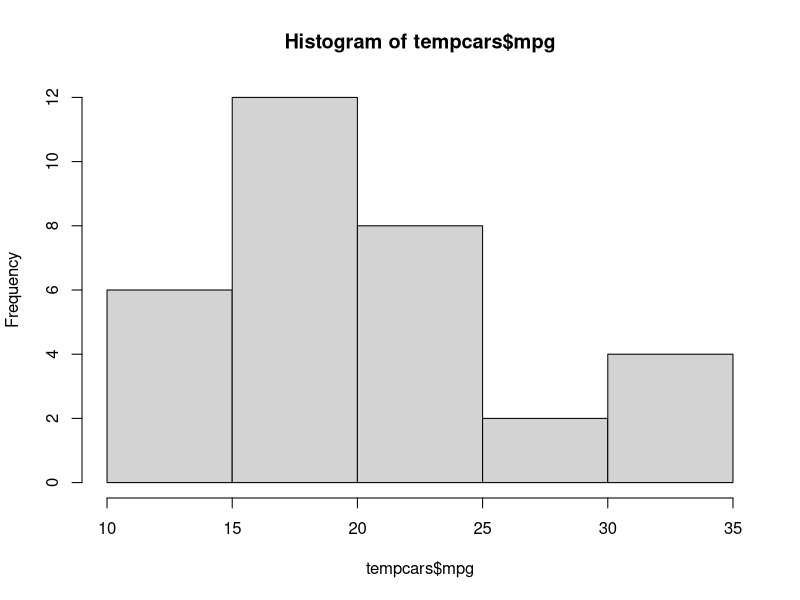
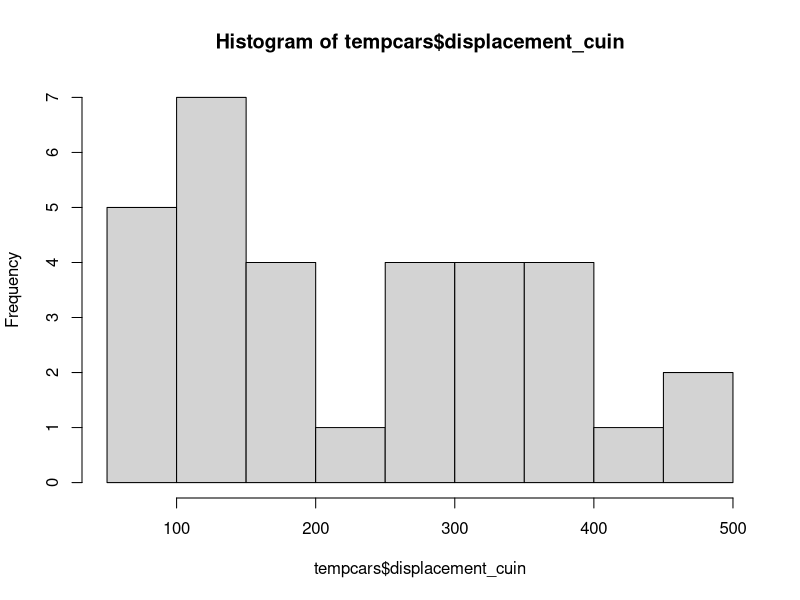
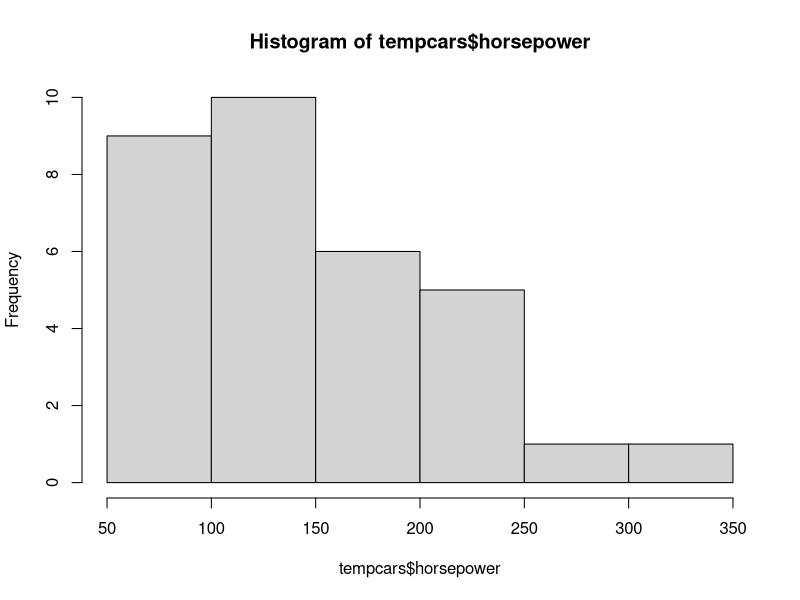
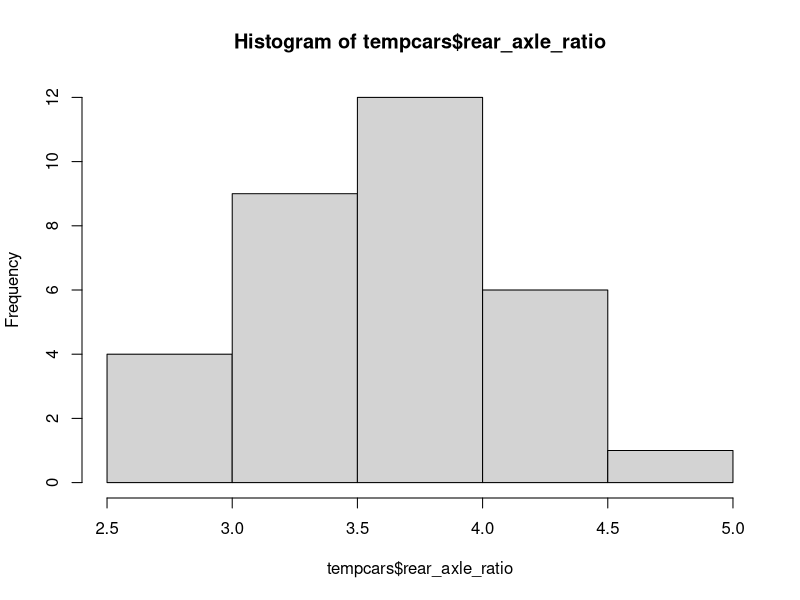
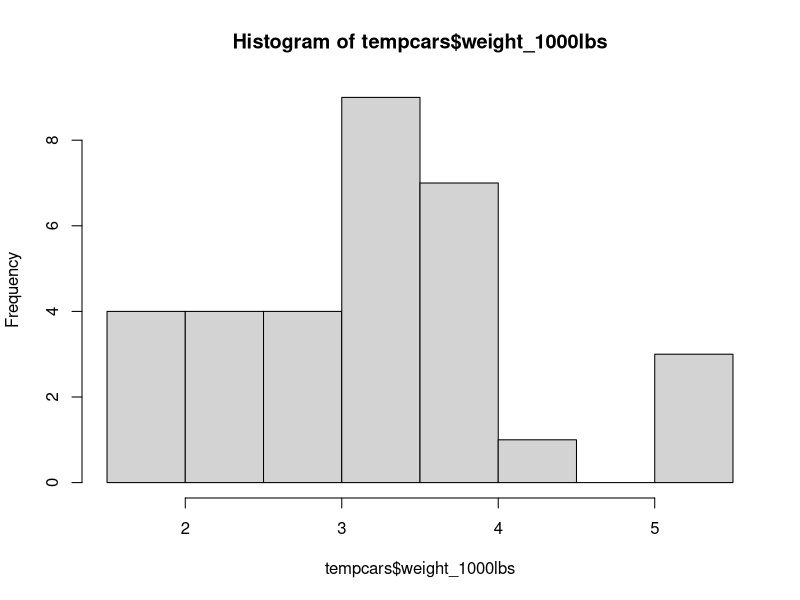
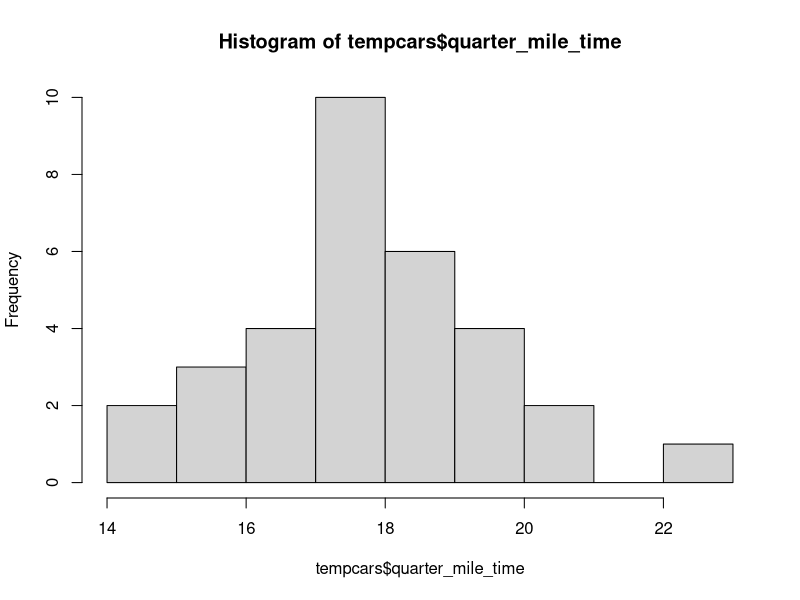

Write the R code that produced these figures, in order.
library(tidyverse) #load tidyverse
library(car) #load car

# generalized linear model binomial distribution ####

#load and attach mtcars
data(mtcars)
attach(mtcars)


#rewrite mtcars into tempcars
tempcars <- mtcars # is this just creating an identical dataframe? Why cant we stick with mtcars?


#Make proper colnames e.g. Miles_Gallon
colnames(tempcars)

colnames(tempcars) <- c("mpg", "cylinders", "displacement_cuin", "horsepower",
                        "rear_axle_ratio", "weight_1000lbs", "quarter_mile_time",
                        "engine_vshape_straight", "transmission_auto_manual",
                        "forward_gears", "carburetors") #verified using ?mtcars


#Transform Cylinders, Engine, Transmission and Gear into Factor variables

tempcars$cylinders_factor <- factor(tempcars$cylinders)

tempcars$engine_factor <- factor(tempcars$engine_vshape_straight,
                                 levels = c(0, 1),
                                 labels = c("V-shaped", "straight"))

tempcars$transmission_factor <- factor(tempcars$transmission_auto_manual,
                                       levels = c(0, 1),
                                       labels = c("automatic", "manual"))

tempcars$gears_factor <- factor(tempcars$forward_gears)

str(tempcars)

#Inspect the dataset, and check out histograms of all quantitative variables

hist(tempcars$mpg)
hist(tempcars$displacement_cuin)
hist(tempcars$horsepower)
hist(tempcars$rear_axle_ratio)
hist(tempcars$weight_1000lbs)
hist(tempcars$quarter_mile_time)



#Build models to explain engine as a 0/1 variable with Miles/Gallon and Axle ration, both with and without interaction

model_no_interaction <- glm(engine_vshape_straight ~ mpg + rear_axle_ratio,
                            data = tempcars, family = binomial) #+ says no interaction (additive effects)
summary(model_no_interaction)


model_interaction <- glm(engine_vshape_straight ~ mpg * rear_axle_ratio,
                            data = tempcars, family = binomial) #+ says no interaction (additive effects)
summary(model_interaction)

#Build models to explain engine with Miles/Gallon and Axle ration, both with and without interaction
model1_pre <- glm(engine_factor ~ mpg * rear_axle_ratio, data=tempcars,family=binomial)
model2_pre <- glm(engine_factor ~ mpg + rear_axle_ratio, data=tempcars,family=binomial)
#Build model to explian Engine with Axle Ratio and Quarter Mile Time, both single effects and interactions
model3_pre <- glm(engine_factor ~ rear_axle_ratio * quarter_mile_time,data=tempcars, family=binomial)
model4_pre <- glm(engine_factor ~ rear_axle_ratio + quarter_mile_time,data=tempcars, family=binomial)
#Compare all models with AIC
AIC(model1_pre);AIC(model2_pre);AIC(model3_pre);AIC(model4_pre)
#Maybe try to build a minimum adequate model



#Build model to explain Engine with Axle Ratio and Quarter Mile Time, both single effects and interactions
#Compare all models with AIC
#Maybe try to build a minimum adequate model



#####Another example######
#####Swiss################
#load swiss data

#Attach data
#Inspect data
#Transform Catholics variable into 1/0 variable using ifelse
#Check for prevalence of variable
#Create binomia models with all variables tested against 0/1 religion
#Create minimum adequate model with two significant variables
#Looks better accodring to AIC, but one term is not significant?
#Multicolinearity does not seem to be a problem, values <10

####Now an example from medicine####
#Load zprostate data

#attach data
#inspect data

#check distribution of lpsa variable
#Build all individual GLMs with Gaussian distribution

#Now try to build a full model with the GLM

#Reduce the full model with the step function
#Compare the best model wuth a null model
